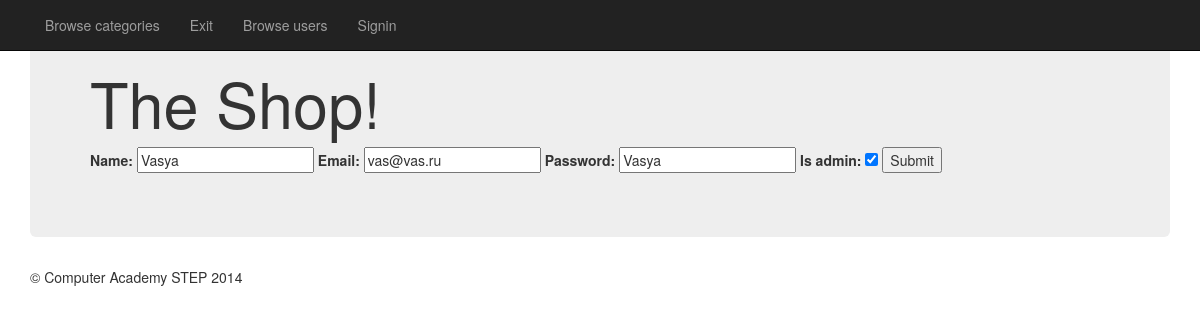
Screenshot of /index.php?ctrl=user&act=editUser&id=3 (signed in) with the database file from the repository.
### tables this page shows
CREATE TABLE `users` (
  `id` int(11) NOT NULL AUTO_INCREMENT,
  `name` varchar(256) DEFAULT NULL,
  `password` varchar(256) DEFAULT NULL,
  `email` varchar(246) DEFAULT NULL,
  `isAdmin` varchar(256) DEFAULT NULL,
  PRIMARY KEY (`id`)
);

### controller/FrontController.php (called while the page is built, shortened)
<?php
class FrontController {
    function start() {
        $this->view = new View();
        $r = new Request();
        $ctrlName = $r->getGetValue('ctrl');
        switch ($ctrlName) {
            case 'user':
                $ctrl = new UserController($this->view);
                break;
        }
        $action = $r->getGetValue('act');
        $layOut = new Layout();
        $ctrl->setLayout($layOut);
        $view = $ctrl->{"{$action}Action"}();
        $layOut->setCtrlName($ctrlName);
        $layOut->setView($this->view);
        $layOut->render($view);
    }
}

### index.php (called while the page is built, shortened)
<?php
function findClass($class) {
    $class = str_replace('\\', '/', $class) . '.php';
}
$fc = new FrontController();
$fc->start();

### util/View.php (called while the page is built, shortened)
<?php
class View {
    private $storage = [];
    function __get($name) {
        if (isset($this->storage[$name])) {
            return $this->storage[$name];
        }
        return '';
    }
    function __set($name, $value) {
        $this->storage[$name] = $value;
    }
}

### model/service/UserService.php (called while the page is built, shortened)
<?php
class UserService {
    function find($id) {
        $stmt = \util\MySQL::$db->prepare("SELECT id, name, email, password, isAdmin FROM users WHERE id=:id");
        $stmt->bindParam('id', $id);
        $stmt->execute();
        return $stmt->fetchObject('model\entity\User');
    }
}

### controller/UserController.php (called while the page is built, shortened)
<?php
class UserController extends BaseController {
    private $userService;
    private function getUserService() {
        if (empty($this->userService)) {
            $this->userService = new UserService();
        }
        return $this->userService;
    }
    function editUserAction() {
        $r = $this->getRequest();
        if (!empty($r->getGetValue('id'))) {
            $user = $this->getUserService()->find($r->getGetValue('id'));
        } else {
            $user = new User();
        }
        return 'editUser';
    }
}

### controller/BaseController.php (called while the page is built, shortened)
<?php
class BaseController {
    private $request;
    protected function getRequest() {
        if (empty($this->request)) {
            $this->request = new Request();
        }
        return $this->request;
    }
}

### util/Request.php (called while the page is built, shortened)
<?php
class Request {
    function getGetValue($name) {
        return filter_input(INPUT_GET, $name, FILTER_SANITIZE_STRING);
    }
}

### model/entity/User.php (called while the page is built, shortened)
<?php
class User {
    private $name;
    private $email;
    private $password;
    private $isAdmin;
    public function getName() {
        return $this->name;
    }
    public function getEmail() {
        return $this->email;
    }
    public function getPassword() {
        return $this->password;
    }
    public function getIsAdmin() {
        return $this->isAdmin;
    }
}

### view/user/editUser.php (the view, shortened to what this page needs)
<html>
    <body>
        <?php
        if($_SESSION['admin']){
            ?>
        <form method="post" action="index.php?ctrl=user&act=editUser">
            <label for="name">Name:</label>
            <input type="text" name="name" value="<?php echo $this->view->user->getName(); ?>" />
            <label for="email">Email:</label>
            <input type="text" name="email" value="<?php echo $this->view->user->getEmail(); ?>" />
            <label for="password">Password:</label>
            <input type="text" name="password" value="<?php echo $this->view->user->getPassword(); ?>" />
            <label for="isAdmin">Is admin:</label>
            <input type="checkbox" name="isAdmin" value="1" <?php if($this->view->user->getIsAdmin()) { echo 'checked=""'; }?> />
            <input type="submit" />
        </form>
        <?php } ?>
    </body>
</html>

### rows the page displays
users: name "Vasya", email "vas@vas.ru", password "Vasya", isAdmin "☑"
